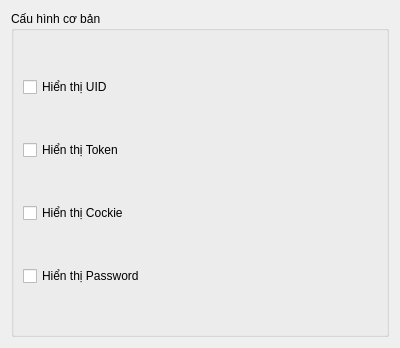
<?xml version="1.0" encoding="UTF-8"?>
<ui version="4.0">
 <class>CloneConfig</class>
 <widget class="QWidget" name="CloneConfig">
  <property name="geometry">
   <rect>
    <x>0</x>
    <y>0</y>
    <width>400</width>
    <height>348</height>
   </rect>
  </property>
  <property name="windowTitle">
   <string>View Clone</string>
  </property>
  <layout class="QHBoxLayout" name="horizontalLayout">
   <item>
    <widget class="QGroupBox" name="groupBox">
     <property name="minimumSize">
      <size>
       <width>0</width>
       <height>300</height>
      </size>
     </property>
     <property name="title">
      <string>Cấu hình cơ bản</string>
     </property>
     <layout class="QVBoxLayout" name="verticalLayout">
      <item>
       <widget class="QCheckBox" name="uidDisplay">
        <property name="text">
         <string>Hiển thị UID</string>
        </property>
       </widget>
      </item>
      <item>
       <widget class="QCheckBox" name="tokenDisplay">
        <property name="text">
         <string>Hiển thị Token</string>
        </property>
       </widget>
      </item>
      <item>
       <widget class="QCheckBox" name="cockieDisplay">
        <property name="text">
         <string>Hiển thị Cockie</string>
        </property>
       </widget>
      </item>
      <item>
       <widget class="QCheckBox" name="passwordDisplay">
        <property name="text">
         <string>Hiển thị Password</string>
        </property>
       </widget>
      </item>
     </layout>
    </widget>
   </item>
  </layout>
 </widget>
 <resources/>
 <connections/>
</ui>
